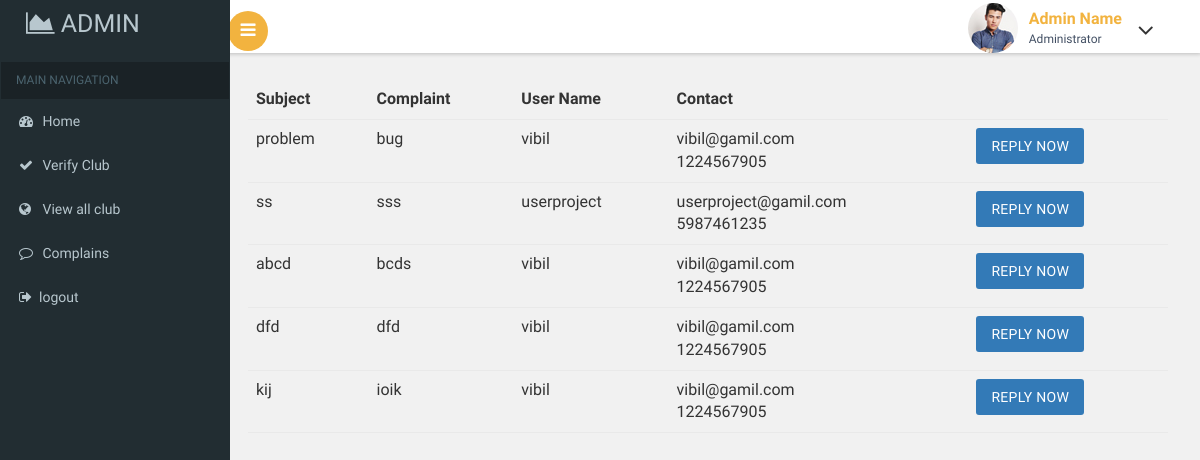
Page /Admin/complaints.php on the earlier database version.
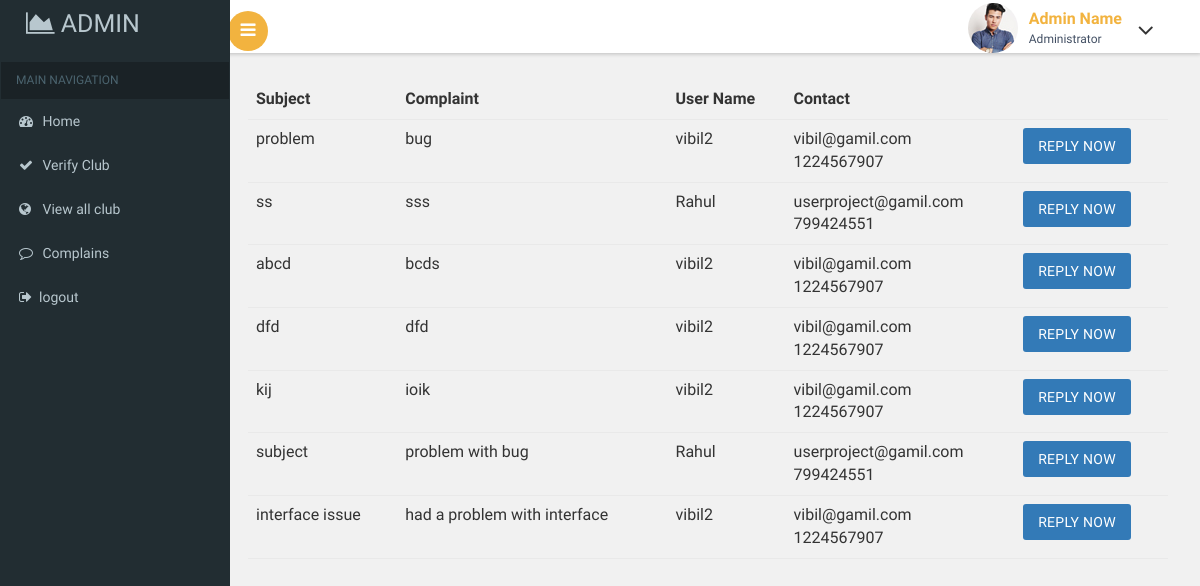
Same page on the later database version.
### tables this page shows
CREATE TABLE `clubcomplaints` (
  `complaint_id` int(50) NOT NULL,
  `userid` int(11) NOT NULL,
  `subject` varchar(100) NOT NULL,
  `complaint` varchar(100) NOT NULL,
  `reply` varchar(100) NOT NULL DEFAULT 'no reply'
);

CREATE TABLE `registration` (
  `userid` int(50) NOT NULL,
  `name` varchar(50) NOT NULL,
  `email` varchar(50) NOT NULL,
  `phone` bigint(20) NOT NULL,
  `password` varchar(20) NOT NULL,
  `securityquestion` varchar(50) NOT NULL,
  `answer` varchar(50) NOT NULL,
  `usertype` varchar(50) NOT NULL
);

### Admin/complaints.php (the view, shortened to what this page needs)
<?php
include("header.php");
?>
		<div id="page-wrapper">
			<div class="main-page">
            <table class="table">
            <thead>
                <tr>
                    <th>Subject</th>
                    <th>Complaint</th>
                    <th>User name</th>
                    <th>Contact</th>
                    <th></th>
                </tr>
            </thead>
            <tbody>
            <?php
            include("../dbconn.php");
            $sql="select * from clubcomplaints inner join registration on clubcomplaints.userid=registration.userid";
            $res=mysqli_query($conn,$sql);
            if(mysqli_num_rows($res)>0){
            while($row=mysqli_fetch_assoc($res)){
            ?>
            <tr>
            <td><?php echo $row['subject']?></td>
            <td><?php echo $row['complaint']?></td>
            <td><?php echo $row['name']?></td>
            <td><?php echo $row['email']?><br>
            <?php echo $row['phone']?>
            </td>
            <td>
                <a href="replycomplaint.php?complaintid=<?php echo $row['complaint_id']?>" class="btn btn-primary">Reply Now</a>
            </td>
            </tr>
            <?php
            }
            }
            ?>
            </tbody>
        </table>
		</div>
		</div>
		</div>
<?php
include("footer.php");
?>

Differences in the rows shown:
changed through a linked row, clubcomplaints "problem": registration.name "vibil" → "vibil2"; registration.phone "1224567905" → "1224567907"
changed through a linked row, clubcomplaints "ss": registration.name "userproject" → "Rahul"; registration.phone "5987461235" → "799424551"
changed through a linked row, clubcomplaints "abcd": registration.name "vibil" → "vibil2"; registration.phone "1224567905" → "1224567907"
changed through a linked row, clubcomplaints "dfd": registration.name "vibil" → "vibil2"; registration.phone "1224567905" → "1224567907"
changed through a linked row, clubcomplaints "kij": registration.name "vibil" → "vibil2"; registration.phone "1224567905" → "1224567907"
added clubcomplaints: subject "subject", complaint "problem with bug", registration.name "Rahul", registration.email "userproject@gamil.com", registration.phone "799424551"
added clubcomplaints: subject "interface issue", complaint "had a problem with interface", registration.name "vibil2", registration.email "vibil@gamil.com", registration.phone "1224567907"
